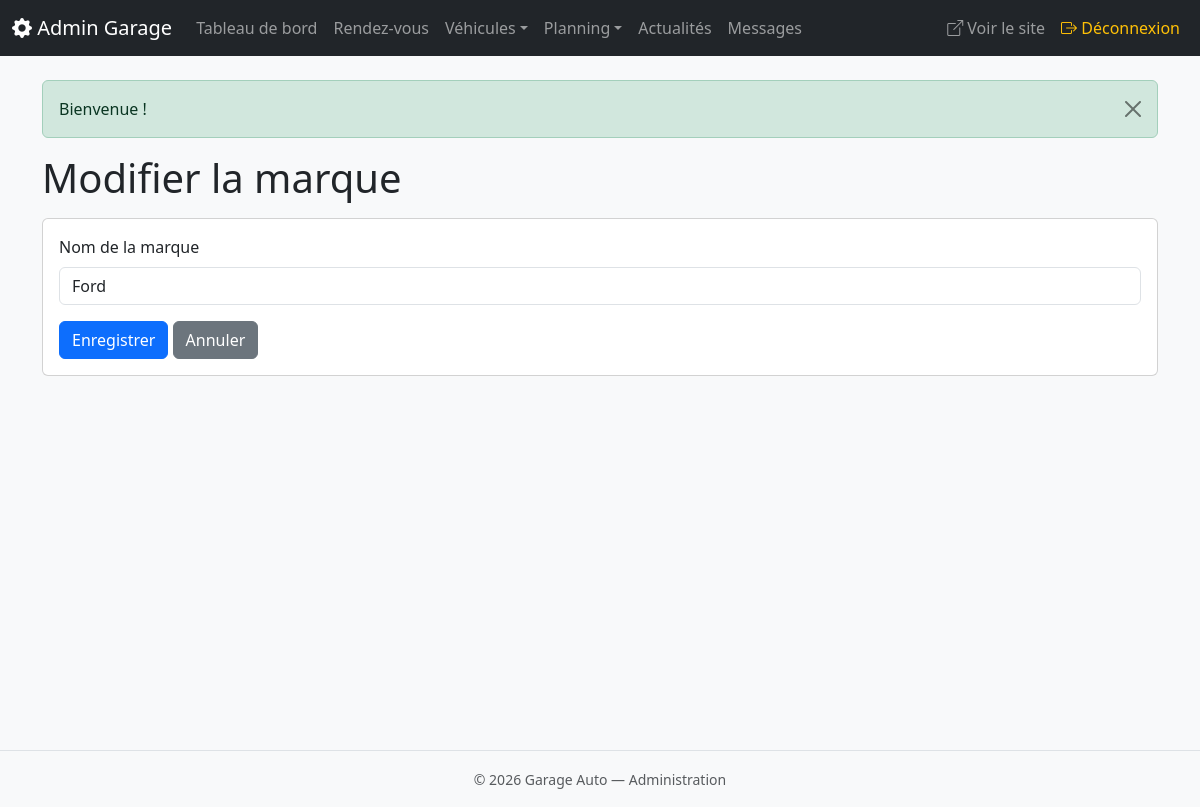
Before: /admin/marques-form.php?id=6 (signed in) with the older database file.
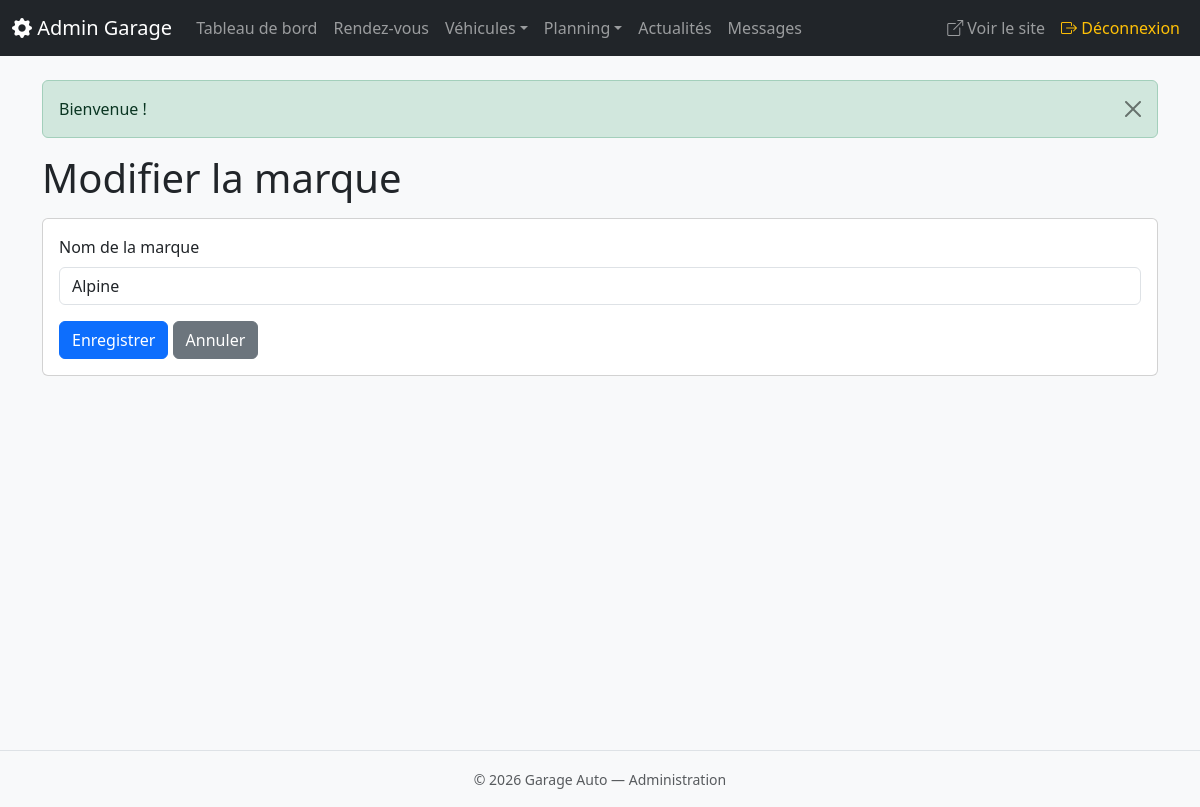
After: the same page with the newer database file.
### tables this page shows
CREATE TABLE car_brands (
    id INT UNSIGNED AUTO_INCREMENT PRIMARY KEY,
    nom VARCHAR(80) NOT NULL UNIQUE,
    created_at DATETIME DEFAULT CURRENT_TIMESTAMP
);

### admin/marques-form.php (the view, shortened to what this page needs)
<?php
require_once __DIR__ . '/../config/init.php';
$id = isset($_GET['id']) ? (int)$_GET['id'] : 0;
$brand = null;
if ($id) {
    $stmt = $pdo->prepare('SELECT * FROM car_brands WHERE id = ?');
    $stmt->execute([$id]);
    $brand = $stmt->fetch();
}
$page_title = $brand ? 'Modifier la marque' : 'Ajouter une marque';
require __DIR__ . '/includes/header.php';
?>
<h1><?= h($page_title) ?></h1>
<div class="card mt-3">
    <div class="card-body">
        <form method="post">
            <div class="mb-3">
                <label for="nom" class="form-label">Nom de la marque</label>
                <input type="text" class="form-control" id="nom" name="nom" value="<?= h($nom ?? $brand['nom'] ?? '') ?>" required>
            </div>
            <button type="submit" class="btn btn-primary">Enregistrer</button>
            <a href="/admin/marques.php" class="btn btn-secondary">Annuler</a>
        </form>
    </div>
</div>
<?php require __DIR__ . '/includes/footer.php'; ?>

Changed rows visible on the page:
changed car_brands: nom "Ford" → "Alpine"
